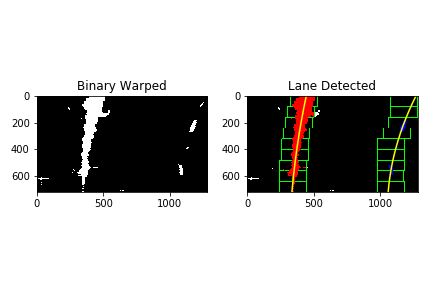
#> input picture examples/color_fit_lines.png, 432 x 288 px
$ python -i threshold.py   (imports and definitions only)   (older library calls are emulated)
#> lines starting #> are read from the running program, lines starting #| are printed output that depends on the picture; after the words box and inside, x2 and y2 are one past the last pixel; in counts of white or black regions, pixels touching at a corner belong together
##Refer: :Lecture notes on Advanced Lane Finding
import cv2
import numpy as np

# Define a function to return the magnitude of the gradient
# for a given sobel kernel size and threshold values
def mag_thresh(img, sobel_kernel=3, mag_thresh=(25, 255)):
    # Convert to grayscale
#> called with sobel_kernel = 3, mag_thresh = (25, 255)
    gray = cv2.cvtColor(img, cv2.COLOR_RGB2GRAY)
    # Take both Sobel x and y gradients
    sobelx = cv2.Sobel(gray, cv2.CV_64F, 1, 0, ksize=sobel_kernel)
    sobely = cv2.Sobel(gray, cv2.CV_64F, 0, 1, ksize=sobel_kernel)
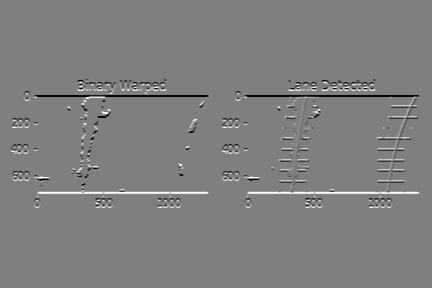
#> sobely: shape (288, 432) float64; min -1020, max 1020, mean 0; drawn with min black and max white
    # Calculate the gradient magnitude
    gradmag = np.sqrt(sobelx**2 + sobely**2)
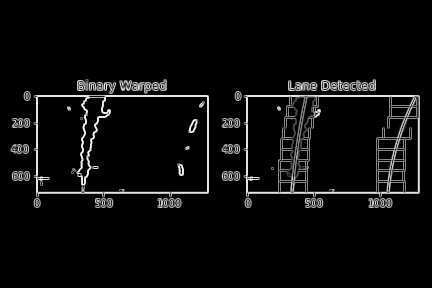
#> gradmag: shape (288, 432) float64; min 0, max 1140.4, mean 49.8; drawn with min black and max white
    # Rescale to 8 bit
    scale_factor = np.max(gradmag)/255
#> scale_factor = 4.47
    gradmag = (gradmag/scale_factor).astype(np.uint8)
    # Create a binary image of ones where threshold is met, zeros otherwise
    binary_output = np.zeros_like(gradmag)
    binary_output[(gradmag >= mag_thresh[0]) & (gradmag <= mag_thresh[1])] = 1

    # Return the binary image
    return binary_output


# Define a function to threshold an image for a given range and Sobel kernel
def dir_threshold(img, sobel_kernel=3, dir_thresh=(0, np.pi/2)):
    # Grayscale
    gray = cv2.cvtColor(img, cv2.COLOR_RGB2GRAY)
    # Calculate the x and y gradients
    sobelx = cv2.Sobel(gray, cv2.CV_64F, 1, 0, ksize=sobel_kernel)
    sobely = cv2.Sobel(gray, cv2.CV_64F, 0, 1, ksize=sobel_kernel)
    # Take the absolute value of the gradient direction,
    # apply a threshold, and create a binary image result
    absgraddir = np.arctan2(np.absolute(sobely), np.absolute(sobelx))
    binary_output =  np.zeros_like(absgraddir)
    binary_output[(absgraddir >= dir_thresh[0]) & (absgraddir <= dir_thresh[1])] = 1

    # Return the binary image
    return binary_output


def combine_thresh(img, color=False, dir_mag_thresh=False):

    #combine gradient threshold
    mag_binary = mag_thresh(img, sobel_kernel=3, mag_thresh=(25, 255))
    dir_binary = dir_threshold(img, sobel_kernel=3, dir_thresh=(0.7, 1.1))

    combined_grad = np.zeros_like(dir_binary)
    combined_grad[((mag_binary == 1) & (dir_binary == 1))] = 1

    # Convert to HLS color space and separate the S channel
    hls = cv2.cvtColor(img, cv2.COLOR_RGB2HLS).astype(np.float)
    s_channel = hls[:,:,2]
    r_channel = img[:,:,0]
    b_channel = img[:,:,2]

    # Threshold color channel
    s_thresh, r_thresh, b_thresh = (179,255), (220, 255), (200,255)
    s_binary = np.zeros_like(s_channel)
    r_binary = np.zeros_like(r_channel)
    b_binary = np.zeros_like(b_channel)
    s_binary[(s_channel > s_thresh[0]) & (s_channel <= s_thresh[1])] = 1
    r_binary[(r_channel > r_thresh[0]) & (r_channel <= r_thresh[1])] = 1
    b_binary[(b_channel > b_thresh[0]) & (b_channel <= b_thresh[1])] = 1

    combined_srb = np.zeros_like(s_binary)
    combined_srb[((r_binary == 1) | (s_binary == 1) | (b_binary == 1))] = 1


    combined_binary = np.zeros_like(mag_binary)
    if dir_mag_thresh:
        combined_binary[((mag_binary ==1 ) & (dir_binary ==1))] = 1

    if color:
        return np.dstack(( np.zeros_like(combined_binary), combined_grad, combined_srb))

    else:
        combined_binary[((combined_binary ==1) | (combined_srb ==1))] = 1
        return combined_binary


def combine_thresh_2(img, color=False, dir_mag_thresh=False):
    #combine gradient threshold
    mag_binary = mag_thresh(img, sobel_kernel=3, mag_thresh=(25, 255))
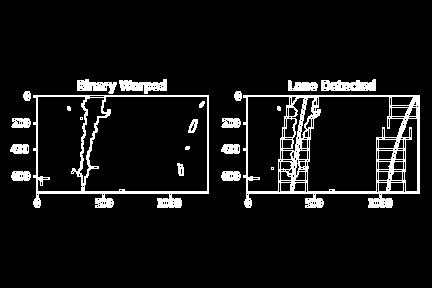
#> mag_binary: shape (288, 432); values 0 (black) and 1 (white), 7.9% white; 22 white regions (5 under 20 px), largest, box (x1, y1, x2, y2) and area: (243, 95, 420, 208) 4441, (33, 95, 209, 208) 2457, (321, 79, 376, 91) 502
    dir_binary = dir_threshold(img, sobel_kernel=3, dir_thresh=(0.7, 1.1))
#> dir_binary: shape (288, 432) float64; values 0 (black) and 1 (white), 1.5% white in thin lines or dots, all inside (x1, y1, x2, y2) = (10, 79, 420, 208)

    combined_grad = np.zeros_like(dir_binary)
    combined_grad[((mag_binary == 1) & (dir_binary == 1))] = 1

    # Convert to HLS color space and separate the S channel
    hls = cv2.cvtColor(img, cv2.COLOR_RGB2HLS).astype(np.float)
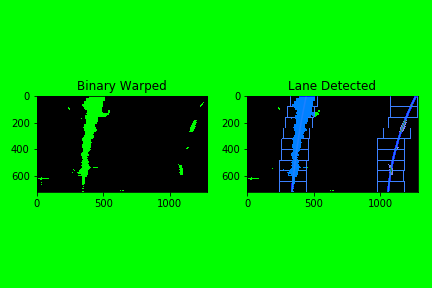
#> hls: shape (288, 432, 3) float64; mean R, G, B 0.5, 188.9, 3.9
    hsv = cv2.cvtColor(img, cv2.COLOR_RGB2HSV).astype(np.float)
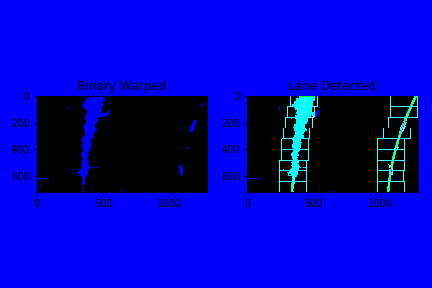
#> hsv: shape (288, 432, 3) float64; mean R, G, B 0.5, 3.9, 190.8

    # [11 lines of commented-out code are left out]
    lower_white = np.array([0,210,0], dtype=np.uint8)
    upper_white = np.array([255,255,255], dtype=np.uint8)
    white_mask = cv2.inRange(hls, lower_white, upper_white)
#> white_mask: shape (288, 432); 72.8% white; 47 black regions (3 under 20 px), largest, box (x1, y1, x2, y2) and area: (244, 96, 419, 197) 16667, (34, 96, 208, 197) 15532, (152, 80, 166, 90) 66

    ## Yellow Color
    lower_yellow = np.array([18,0,100], dtype=np.uint8)
    upper_yellow = np.array([30,220,255], dtype=np.uint8)
    yellow_mask = cv2.inRange(hls, lower_yellow, upper_yellow)
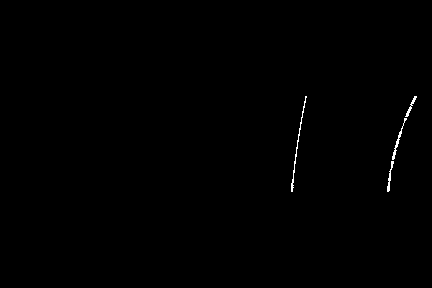
#> yellow_mask: shape (288, 432); 0.29% white in thin lines or dots, all inside (x1, y1, x2, y2) = (291, 96, 417, 192)

    combined_binary = np.zeros_like(white_mask)

    if dir_mag_thresh:
        #combined_binary[((mag_binary ==1 ) & (dir_binary ==1))] = 255
        combined_binary[((mag_binary ==1 ) )] = 255
    if color:
        return np.dstack((white_mask, yellow_mask, combined_binary))
    else:
        combined_binary[((white_mask == 255) | (yellow_mask == 255))] = 255
        combined_binary[(combined_binary == 255)] = 1
        return combined_binary

>>> import cv2
>>> picture = cv2.cvtColor(cv2.imread('../examples/color_fit_lines.png'), cv2.COLOR_BGR2RGB)
>>> result = combine_thresh_2(picture)
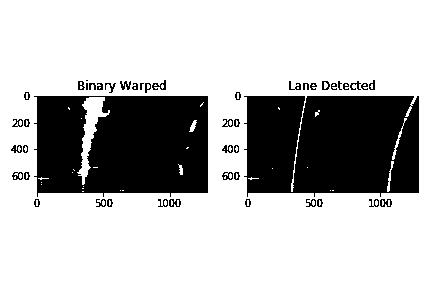
#> result: shape (288, 432); values 0 (black) and 1 (white), 73.1% white; 47 black regions (3 under 20 px), largest, box (x1, y1, x2, y2) and area: (244, 96, 419, 197) 16308, (34, 96, 208, 197) 15532, (152, 80, 166, 90) 66

$ run again, on examples/srb_image.png
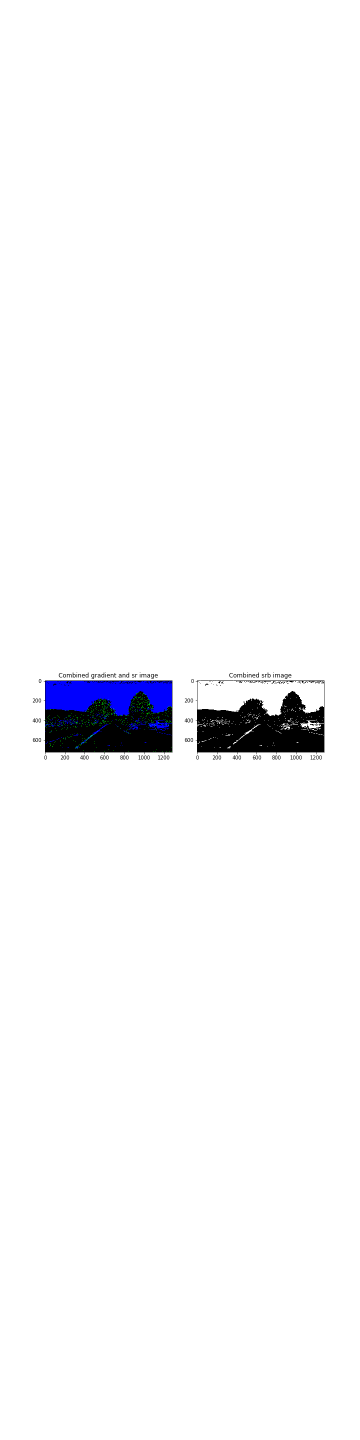
#> input picture examples/srb_image.png, 720 x 2880 px (shown at 1/2 size)
#> scale_factor = 4.47
#> in combine_thresh_2, `mag_binary = mag_thresh(img, sobel_kernel=3, mag_thresh=(25, 255))`:
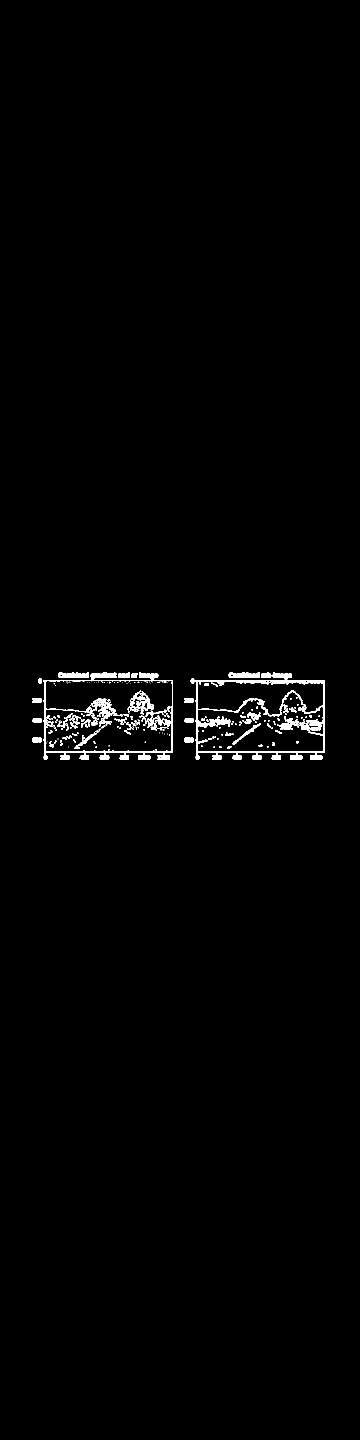
#> mag_binary: shape (2880, 720) (shown at 1/2 size); values 0 (black) and 1 (white), 1% white; 263 white regions (189 under 20 px), largest, box (x1, y1, x2, y2) and area: (390, 1360, 650, 1520) 6580, (86, 1360, 346, 1520) 5025, (260, 1381, 311, 1434) 790
#> dir_binary: shape (2880, 720) float64; values 0 (black) and 1 (white), 0.38% white in thin lines or dots, all inside (x1, y1, x2, y2) = (64, 1344, 650, 1520)
#> in combine_thresh_2, `white_mask = cv2.inRange(hls, lower_white, upper_white)`:
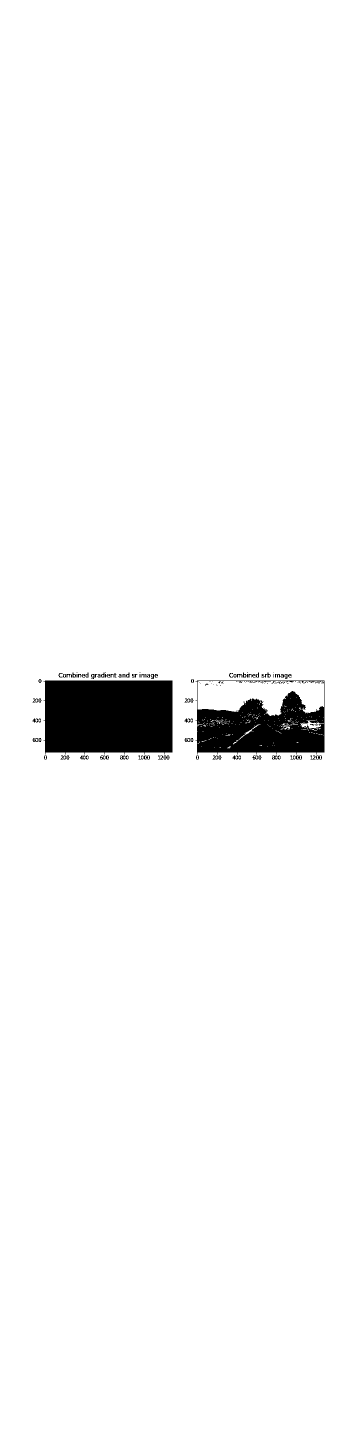
#> white_mask: shape (2880, 720) (shown at 1/2 size); 97% white; 129 black regions (52 under 20 px), largest, box (x1, y1, x2, y2) and area: (87, 1361, 345, 1509) 36760, (391, 1361, 649, 1509) 22824, (288, 1511, 300, 1519) 58
#> yellow_mask: shape (2880, 720); every value is 0

$ run again, on examples/srb_image_2.png
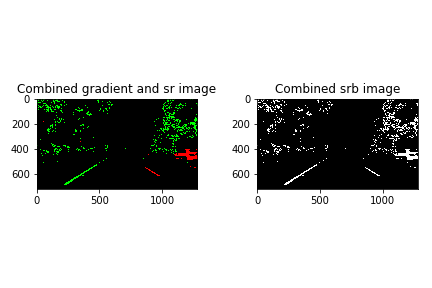
#> input picture examples/srb_image_2.png, 432 x 288 px
#> scale_factor = 4.47
#> in combine_thresh_2, `mag_binary = mag_thresh(img, sobel_kernel=3, mag_thresh=(25, 255))`:
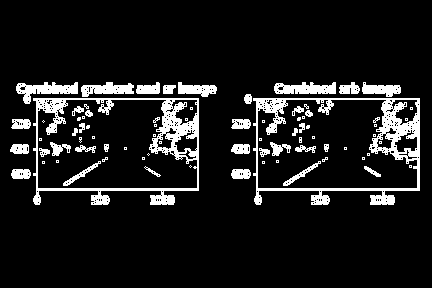
#> mag_binary: shape (288, 432); values 0 (black) and 1 (white), 10.5% white; 79 white regions (40 under 20 px), largest, box (x1, y1, x2, y2) and area: (253, 98, 420, 205) 3711, (33, 98, 199, 205) 3586, (16, 82, 78, 104) 627
#> dir_binary: shape (288, 432) float64; values 0 (black) and 1 (white), 3.3% white in thin lines or dots, all inside (x1, y1, x2, y2) = (10, 82, 420, 205)
#> in combine_thresh_2, `white_mask = cv2.inRange(hls, lower_white, upper_white)`:
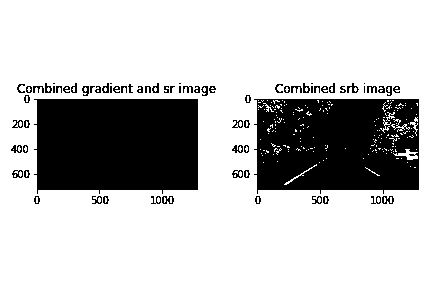
#> white_mask: shape (288, 432); 75.3% white; 72 black regions (12 under 20 px), largest, box (x1, y1, x2, y2) and area: (34, 99, 198, 194) 14675, (254, 99, 419, 194) 13895, (162, 196, 174, 204) 58
#> yellow_mask: shape (288, 432); every value is 0

$ run again, on examples/test_undist.png
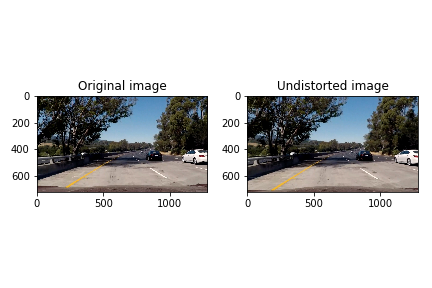
#> input picture examples/test_undist.png, 432 x 288 px
#> scale_factor = 4.15
#> mag_binary: shape (288, 432); values 0 (black) and 1 (white), 16.3% white; 93 white regions (77 under 20 px), largest, box (x1, y1, x2, y2) and area: (33, 95, 209, 208) 8528, (243, 95, 420, 208) 8269, (277, 79, 348, 91) 657
#> dir_binary: shape (288, 432) float64; values 0 (black) and 1 (white), 6.3% white in thin lines or dots, all inside (x1, y1, x2, y2) = (10, 79, 420, 208)
#> white_mask: shape (288, 432); 72.1% white; 62 black regions (14 under 20 px), largest, box (x1, y1, x2, y2) and area: (244, 96, 419, 197) 16538, (34, 96, 208, 197) 16451, (169, 199, 181, 207) 58
#> yellow_mask: shape (288, 432); 1.4% white in thin lines or dots, all inside (x1, y1, x2, y2) = (37, 96, 418, 191)
#> `result = combine_thresh_2(picture)`:
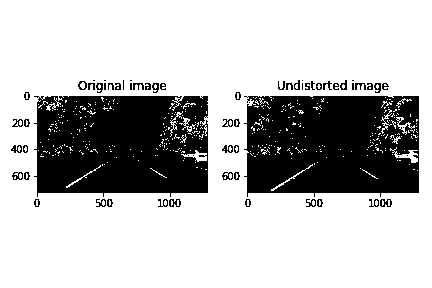
#> result: shape (288, 432); values 0 (black) and 1 (white), 73.5% white; 67 black regions (19 under 20 px), largest, box (x1, y1, x2, y2) and area: (244, 96, 419, 197) 15670, (34, 96, 208, 197) 15586, (169, 199, 181, 207) 58
